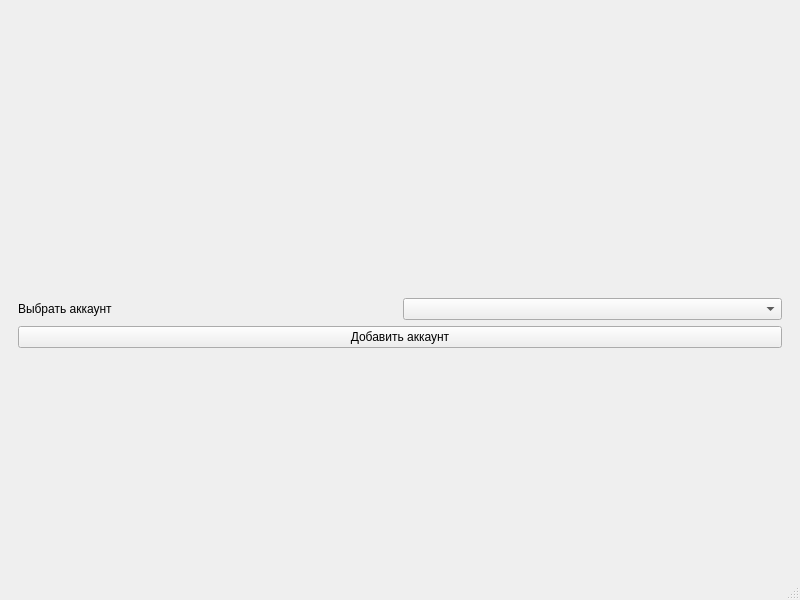
<?xml version="1.0" encoding="UTF-8"?>
<ui version="4.0">
 <class>MainWindow</class>
 <widget class="QMainWindow" name="MainWindow">
  <property name="geometry">
   <rect>
    <x>0</x>
    <y>0</y>
    <width>800</width>
    <height>600</height>
   </rect>
  </property>
  <property name="windowTitle">
   <string>MainWindow</string>
  </property>
  <widget class="QWidget" name="centralwidget">
   <layout class="QGridLayout" name="gridLayout">
    <item row="1" column="0">
     <widget class="QStackedWidget" name="stackedWidget">
      <widget class="QWidget" name="page">
       <layout class="QGridLayout" name="gridLayout_2">
        <item row="0" column="1">
         <widget class="QComboBox" name="choiceAccountComboBox"/>
        </item>
        <item row="0" column="0">
         <widget class="QLabel" name="choiceAccountLabel">
          <property name="text">
           <string>Выбрать аккаунт</string>
          </property>
         </widget>
        </item>
        <item row="1" column="0" colspan="2">
         <widget class="QPushButton" name="addAccountButton">
          <property name="text">
           <string>Добавить аккаунт</string>
          </property>
         </widget>
        </item>
        <item row="2" column="0" colspan="2">
         <spacer name="verticalSpacer_2">
          <property name="orientation">
           <enum>Qt::Vertical</enum>
          </property>
          <property name="sizeHint" stdset="0">
           <size>
            <width>20</width>
            <height>40</height>
           </size>
          </property>
         </spacer>
        </item>
       </layout>
      </widget>
      <widget class="QWidget" name="page_2"/>
     </widget>
    </item>
    <item row="0" column="0">
     <spacer name="verticalSpacer">
      <property name="orientation">
       <enum>Qt::Vertical</enum>
      </property>
      <property name="sizeHint" stdset="0">
       <size>
        <width>20</width>
        <height>40</height>
       </size>
      </property>
     </spacer>
    </item>
   </layout>
  </widget>
  <widget class="QMenuBar" name="menubar">
   <property name="geometry">
    <rect>
     <x>0</x>
     <y>0</y>
     <width>800</width>
     <height>22</height>
    </rect>
   </property>
  </widget>
  <widget class="QStatusBar" name="statusbar"/>
 </widget>
 <resources/>
 <connections/>
</ui>
